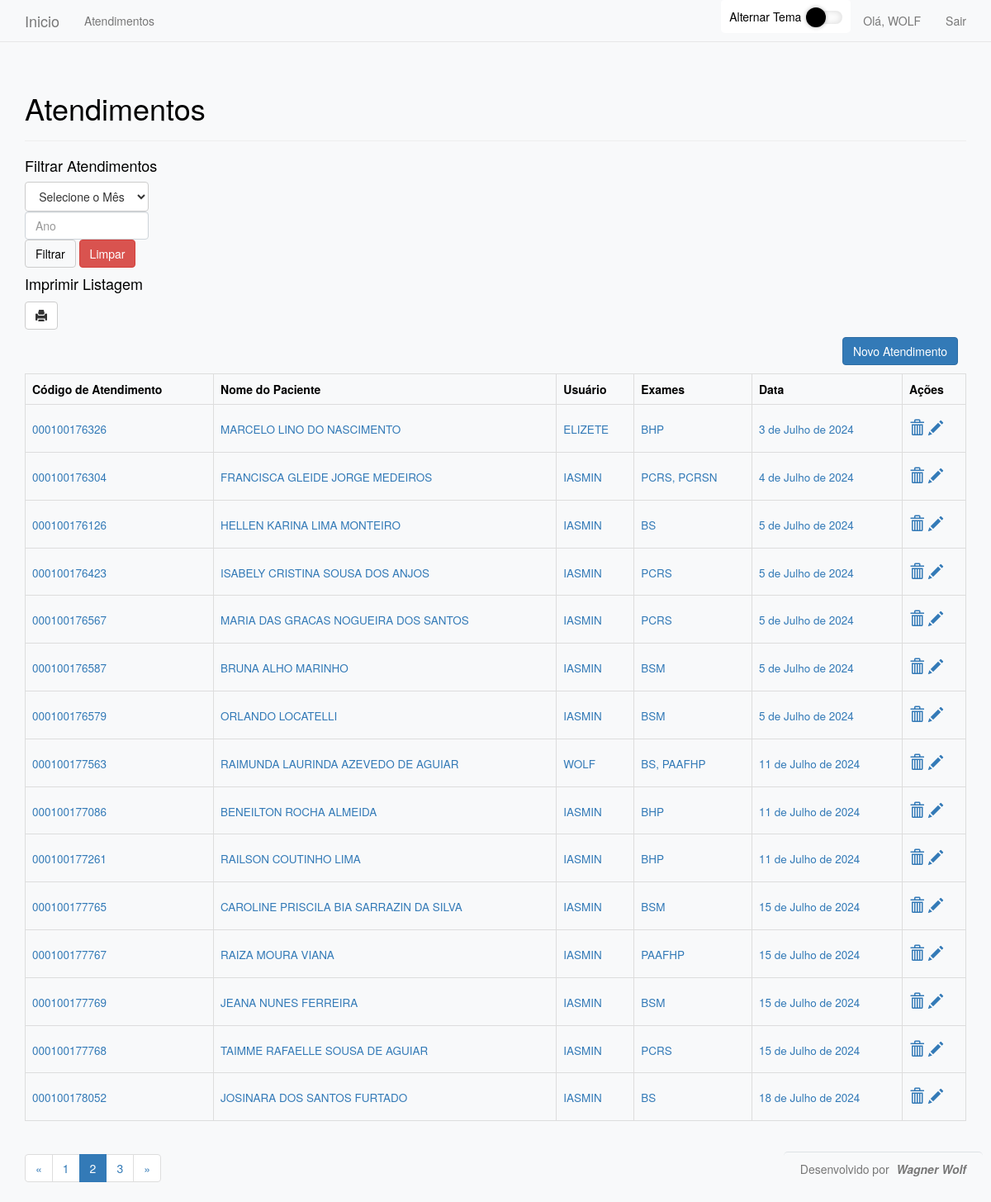
The app's page /atendimentos?page=2 (signed in) with its own data.
### atendimentos/models.py (models this page shows, shortened)
class Atendimento (models.Model):
    codigo = models.CharField(max_length=12)
    nomePaciente = models.CharField(max_length=200)
    dataAtendimento = models.DateField(auto_now_add=True)
    usuario = models.ForeignKey(User, on_delete=models.CASCADE)
    exames = models.ManyToManyField("Exame")
    def __str__ (self):
        exames = list(self.exames.all())
        ex = []
        for exame in exames:
            ex.append(exame.mnemonico)
        ex = str(ex)
        ex = ex.replace("[","")
        ex = ex.replace("]","")
        ex = ex.replace("'","")
        ex = ex.replace(" ","")
        ex = ex.replace(",",", ")
        return ex

class Exame(models.Model):
    mnemonico = models.CharField(max_length=10)
    nomeExame = models.CharField(max_length=100)
    mneapoio = models.CharField(max_length=10)

### atendimentos/views.py (the view, shortened to what this page needs)
# urls.py: path('atendimentos', views.atendimentos, name ='atendimentos'),
@login_required
def atendimentos(request):
    if request.method != 'POST':
        atendimentos = Atendimento.objects.order_by('dataAtendimento')
        paginator = Paginator(atendimentos, 15)
        page_number = request.GET.get("page")
        page_obj = paginator.get_page(page_number)
        context = {'atendimentos': atendimentos, 'page_obj':page_obj}
        return render(request, 'atendimentos/atendimentos.html', context)

### atendimentos/templates/atendimentos/atendimentos.html (shortened to what this page needs)
{%extends "atendimentos/base.html"%}
{%load bootstrap3%}
{%block header%}
{%if not filtrado%}
<h1>Atendimentos</h1>
{%else%}
<h1>Atendimentos do Mês {{mesnome}} do ano de {{ano}}</h1>
{%endif%}
    {%endblock header%}
{% block content%}
<div>
    <h4>Filtrar Atendimentos</h2>
    <form action="/atendimentos" method="post" class="form">
        <select class="btn btn-default form-select pull" name="mes" required>
            <option value="" selected>Selecione o Mês</option>
          </select>
            <input type="text" class="form-control" name= "ano" placeholder="Ano" required aria-describedby="basic-addon1">
            {%buttons%}
            <button name="submit" class="btn btn-default" aria-label="Left Align">Filtrar</button>
            <a href="{%url 'atendimentos'%}"class="btn btn-danger" aria-label="Left Align">Limpar</a>
        {%endbuttons%}
    </form>
</div>
<div>
  <h4>Imprimir Listagem</h2>
    {%if not filtrado%}
    <a href="{%url 'report'%}"target="_blank" class="btn btn-default glyphicon glyphicon-print" aria-label="Left Align"></a>
  {%endif%}
</div>
<table class="table table-bordered ">
        <a class="btn btn-primary pull-right" style="margin:10px" aria-label="Left Align" href="{% url 'new_atendimento'%}">Novo Atendimento</a>
        <tr>
            <th class="tableheader" scope="col">Código de Atendimento</th>
            <th class="tableheader" scope="col">Nome do Paciente</th>
            <th class="tableheader" scope="col">Usuário</th>
            <th class="tableheader" scope="col">Exames</th>
            <th class="tableheader" scope="col">Data</th>
            <th class="tableheader" scope="col">Ações</th>
          </tr>
    {% for atendimento in page_obj %}
        <tr>
        <td>
            <h4>
                 <small><a title="Clique para visualizar o Atendimento" href="{% url 'atendimento' atendimento.id%}">{{atendimento.codigo}}</a></small>
            </h4>
        </td>
        <td>
            <h4>
                 <small><a title="Clique para visualizar o Atendimento" href="{% url 'atendimento' atendimento.id%}">{{atendimento.nomePaciente}}</a></small>
            </h4>
        <td>
            <h4>
                 <small>   <a class="text-uppercase" title="Clique para visualizar o Atendimento" href="{% url 'atendimento' atendimento.id%}">{{atendimento.usuario}}</a></small>
            </h4>
        </td>
        <td>
            <h4>
                 <small><a class="" title="Clique para visualizar o Atendimento" href="{% url 'atendimento' atendimento.id%}">{{atendimento}}</a></small>
            </h4>
        </td>
        <td>
            <h4>
                 <small><a title="Clique para visualizar o Atendimento" href="{% url 'atendimento' atendimento.id%}">{{atendimento.dataAtendimento}}</a></small>
            </h4>
        </td>
        <td>
            <h4>
                 <a title="Apagar Atendimento" class="glyphicon glyphicon-trash" onclick="return confirm('Tem certeza que deseja excluir?')" href="{% url 'delete_atendimento' atendimento.id%}"></a>
                 <a title="Editar Atendimento" class="glyphicon glyphicon-pencil" href="{% url 'edit_atendimento' atendimento.id%}"></a>
            </h4>
        </td>
        </td>
        </tr>
         {%empty%}
         <td>
        <h4>Não há atendimentos</h4>
        </td>
    {% endfor %}
    </table>
    {% if page_obj.has_other_pages %}
    <ul class="pagination">
      {% if page_obj.has_previous %}
        <li><a href="?page={{ page_obj.previous_page_number }}">&laquo;</a></li>
      {% else %}
        <li class="disabled"><span>&laquo;</span></li>
      {% endif %}
      {% for i in page_obj.paginator.page_range %}
        {% if page_obj.number == i %}
          <li class="active"><span>{{ i }} <span class="sr-only">(current)</span></span></li>
        {% else %}
          <li><a href="?page={{ i }}">{{ i }}</a></li>
        {% endif %}
      {% endfor %}
      {% if page_obj.has_next %}
        <li><a href="?page={{ page_obj.next_page_number }}">&raquo;</a></li>
      {% else %}
        <li class="disabled"><span>&raquo;</span></li>
      {% endif %}
    </ul>
  {% endif %}
{%endblock content%}

### atendimentos/templates/atendimentos/base.html (shortened to what this page needs)
 {%load bootstrap3%}
 <!DOCTYPE html>
 <html lang="pt-br">
 <head>
    {%bootstrap_css%}
 </head>
 <body>
    <nav class="navbar navbar-default navbar-static-top">
        <div class="container">
            <div class="navbar-header">
                <a class="navbar-brand" href="{% url 'index' %}">Inicio</a>
            </div>
            <div id="navbar" class="collapse navbar-collapse">
                <ul class="nav navbar-nav">
                    <li><a href="{% url 'atendimentos' %}">Atendimentos</a></li>
                </ul>
                <ul class="nav navbar-nav navbar-right">
                    {%if user.is_authenticated%}
                    <li class="list-group-item toggle-container">
                        <span class="toggle-label">Alternar Tema</span>
                        <div class="TriSea-technologies-Switch pull-right">
                        </div>
                    </li>
                        <li><a>Olá, {{ user.username.upper }}</a></li>
                        <li><a href="{%url 'logout'%}">Sair</a></li>
                    {%endif%}
                </ul>
            </div>
        </div>
    </nav>
    <div class="container">
        <div class="page-header">
            {%block header%} {%endblock header%}
        </div>
        <div>
            {% block content%} {%endblock content%}
        </div>
    </div>
     <footer class="footer">
            <p class="text-muted">Desenvolvido por <span class="author-name">Wagner Wolf</span></p>
    </footer>
 </body>
 </html>

### atendimentos/templates/atendimentos/atendimentos.html (style rules this page uses)
.form-control { max-width: 13.2%; }

### atendimentos/templates/atendimentos/base.html (style rules this page uses)
.footer { position: fixed; bottom: 10px; right: 10px; background-color: #f8f9fa; padding: 10px 20px; border-top: 1px solid #dee2e6; border-radius: 5px; }
.author-name { font-weight: bold; font-style: italic; display: inline-block; margin-left: 5px; }
body, button { background-color: #f8f9fa !important; color: #000 !important; }
.navbar { background-color: #f8f9fa !important; }
.form-control { background-color: #fff !important; color: #000 !important; border: 1px solid #ced4da !important; }
.list-group-item { border: none; padding: 10px; display: flex; align-items: center; }
.list-group-item .toggle-label { margin-right: 10px; }
.toggle-container { padding: 10px; border-radius: 5px; margin-bottom: 10px; display: flex; align-items: center; }

### records on screen
Atendimento: codigo "000100176326", nomePaciente "MARCELO LINO DO NASCIMENTO", usuario "ELIZETE", id.mnemonico "BHP", dataAtendimento "3 de Julho de 2024"
Atendimento: codigo "000100176304", nomePaciente "FRANCISCA GLEIDE JORGE MEDEIROS", usuario "IASMIN", id.mnemonico "PCRS, PCRSN", dataAtendimento "4 de Julho de 2024"
Atendimento: codigo "000100176126", nomePaciente "HELLEN KARINA LIMA MONTEIRO", usuario "IASMIN", id.mnemonico "BS", dataAtendimento "5 de Julho de 2024"
Atendimento: codigo "000100176423", nomePaciente "ISABELY CRISTINA SOUSA DOS ANJOS", usuario "IASMIN", id.mnemonico "PCRS", dataAtendimento "5 de Julho de 2024"
Atendimento: codigo "000100176567", nomePaciente "MARIA DAS GRACAS NOGUEIRA DOS SANTOS", usuario "IASMIN", id.mnemonico "PCRS", dataAtendimento "5 de Julho de 2024"
Atendimento: codigo "000100176587", nomePaciente "BRUNA ALHO MARINHO", usuario "IASMIN", id.mnemonico "BSM", dataAtendimento "5 de Julho de 2024"
Atendimento: codigo "000100176579", nomePaciente "ORLANDO LOCATELLI", usuario "IASMIN", id.mnemonico "BSM", dataAtendimento "5 de Julho de 2024"
Atendimento: codigo "000100177563", nomePaciente "RAIMUNDA LAURINDA AZEVEDO DE AGUIAR", usuario "WOLF", id.mnemonico "BS, PAAFHP", dataAtendimento "11 de Julho de 2024"
Atendimento: codigo "000100177086", nomePaciente "BENEILTON ROCHA ALMEIDA", usuario "IASMIN", id.mnemonico "BHP", dataAtendimento "11 de Julho de 2024"
Atendimento: codigo "000100177261", nomePaciente "RAILSON COUTINHO LIMA", usuario "IASMIN", id.mnemonico "BHP", dataAtendimento "11 de Julho de 2024"
Atendimento: codigo "000100177765", nomePaciente "CAROLINE PRISCILA BIA SARRAZIN DA SILVA", usuario "IASMIN", id.mnemonico "BSM", dataAtendimento "15 de Julho de 2024"
Atendimento: codigo "000100177767", nomePaciente "RAIZA MOURA VIANA", usuario "IASMIN", id.mnemonico "PAAFHP", dataAtendimento "15 de Julho de 2024"
Atendimento: codigo "000100177769", nomePaciente "JEANA NUNES FERREIRA", usuario "IASMIN", id.mnemonico "BSM", dataAtendimento "15 de Julho de 2024"
Atendimento: codigo "000100177768", nomePaciente "TAIMME RAFAELLE SOUSA DE AGUIAR", usuario "IASMIN", id.mnemonico "PCRS", dataAtendimento "15 de Julho de 2024"
Atendimento: codigo "000100178052", nomePaciente "JOSINARA DOS SANTOS FURTADO", usuario "IASMIN", id.mnemonico "BS", dataAtendimento "18 de Julho de 2024"

### other values on screen
{{ user.username.upper }} "WOLF"
{{ i }} "1" "3"
{{ i }} "2"
